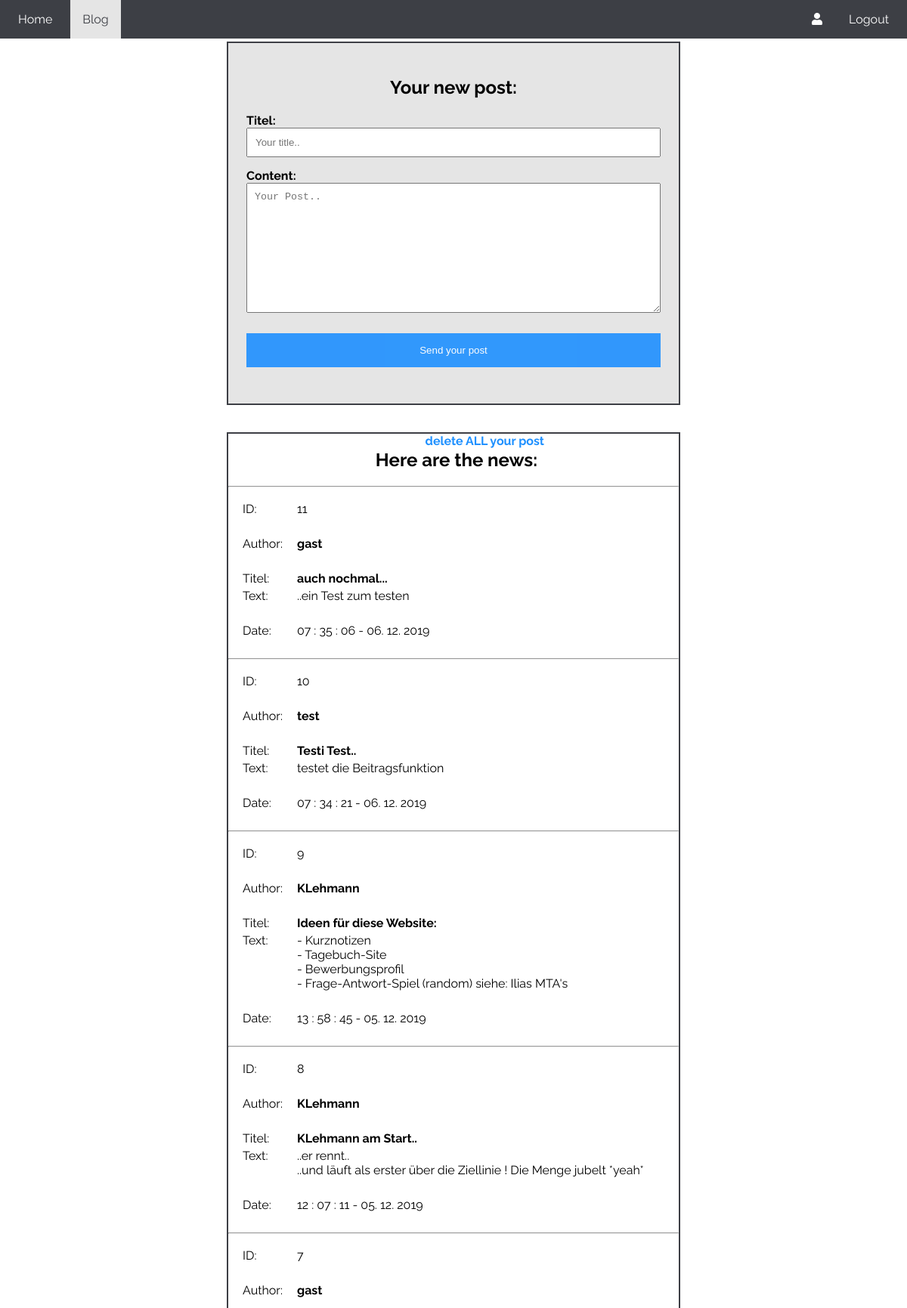
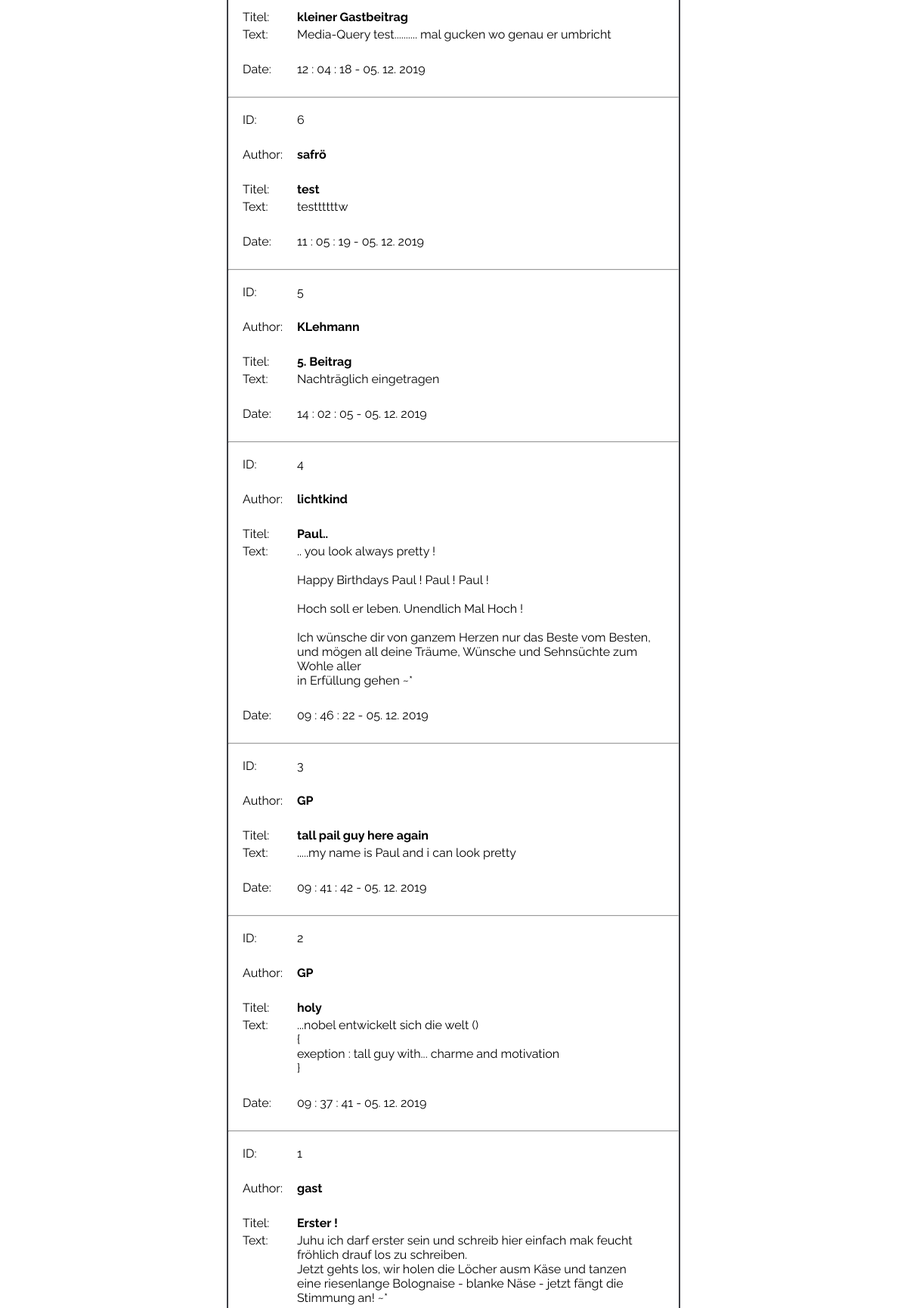
Screenshot of /blog.php (upper part) with the database file from the repository (2 pictures, top to bottom).
### tables this page shows
CREATE TABLE `qf1x_blog` (
  `bid` int(10) UNSIGNED NOT NULL,
  `titel` varchar(100) NOT NULL,
  `created` timestamp NOT NULL DEFAULT CURRENT_TIMESTAMP ON UPDATE CURRENT_TIMESTAMP,
  `content` varchar(500) NOT NULL,
  `author` int(11) UNSIGNED NOT NULL
);

CREATE TABLE `qf1x_users` (
  `uid` int(10) UNSIGNED NOT NULL,
  `fname` varchar(60) NOT NULL,
  `lname` varchar(60) NOT NULL,
  `email` varchar(255) NOT NULL,
  `uname` varchar(60) NOT NULL,
  `pswd` varchar(255) NOT NULL,
  `rdate` timestamp NOT NULL DEFAULT CURRENT_TIMESTAMP,
  `uip` varchar(15) NOT NULL
);

### src/includes/dbparms.php (called while the page is built)
<?php
	$dbms = "mysql";
	$host = "localhost";
	$port = "3306";
	$dbname = "v001db";
	$username = "klehmann";
	$password = "comhard1";
?>

### src/classes/class.db.php (called while the page is built, shortened)
<?php
class Db{
	private $db;
	function __construct($dbms, $host, $port, $dbname, $username, $password) {
		$this -> options = [ PDO::ATTR_DEFAULT_FETCH_MODE => PDO::FETCH_ASSOC,
							 PDO::ATTR_CURSOR => PDO::CURSOR_SCROLL ];
		$this -> db = new PDO($dbms . ':host=' . $host
										. ';port=' . $port
										. ';dbname=' . $dbname,
										$username, $password,
										$this -> options);
		$this -> db -> query('SET NAMES utf8');
	}
	function selectDb($selection, $where){
		$this -> sql = 'SELECT ' . $selection . ' FROM qf1x_users ' . $where;
		$this -> statement = $this -> db -> prepare($this -> sql);
		$this -> statement -> execute();
		$this -> data = $this -> statement -> fetchAll();
		return $this -> data;
	}
	function selectDbBlog(){
		$this -> sql = 'SELECT * FROM qf1x_blog JOIN qf1x_users ON uid = author ORDER BY bid DESC;';
		$this -> statement = $this -> db -> prepare($this -> sql);
		$this -> statement -> execute();
		$this -> data = $this -> statement -> fetchAll();
		return $this -> data;
	}
}

### blog.php (the view, shortened to what this page needs)
<?php
	require('src/classes/class.db.php');
	require('src/includes/dbparms.php');
	function clean($userInput, $encoding = 'UTF-8') {
		return htmlspecialchars(
			strip_tags($userInput),
			ENT_QUOTES | ENT_HTML5,
			$encoding
		);
	}
	$db = new Db($dbms, $host, $port, $dbname, $username, $password);
	$sel = $db->selectDbBlog();
	$sel1 = $db->selectDb('uid, uname', 'WHERE uname = "' . $_COOKIE['uname'] . '"');
?>
<!DOCTYPE html>
<html lang="de">
	<head>
		<link rel="stylesheet" type="text/css" href="src/css/styles.css">
		<link rel="stylesheet" type="text/css" href="src/fontawesome/css/all.css">
	</head>
	<body>
		<nav id="topnav">
			<ul>
				<li>
					<a href="index.php">Home</a>
				</li>
				<li>
					<a href="blog.php" class="active">Blog</a>
				</li>
				<li>
					<a href="account.php" class="right" id="account"><span class="fa fa-user"></span> <?= $_COOKIE['uname']; ?></a>
				</li>
				<li>
					<a href="logout.php" class="right">Logout</a>
				</li>
			</ul>
		</nav>
		<br>
		<main class="main">
			<form method="post" action="userblog.php">
				<h2>Your new post:</h2>
				<p>
					<div class="input-container-account">
						<label for="blogtitel" class="container-acc"><b>Titel:</b></label>
							<input class="input-field" type="text" placeholder="Your title.."
								   name="blogtitel" id="blogtitel" required>
					</div>
					<div class="input-container-account">
						<label for="blogcontent" class="container-acc"><b>Content:</b></label>
							<textarea class="input-field" placeholder="Your Post.."
								      name="blogcontent" id="blogcontent" rows="10" cols="5" wrap="physical" required></textarea>
					</div>
					<button type="submit" class="registerbtn">Send your post</button>
				</p>
			</form>
		</main>
		<main class="main">
			<?php
				if ( $_COOKIE['uname'] == $sel1[0]['uname'] ) { ?>
					<a href="userblog.php?uid=<?= $sel1[0]['uid'] ?>"
					   class="del-post" title="Close Modal"> delete ALL your post
					</a>
			<?php } ?>
			<h2>Here are the news:</h2>
			<?php foreach ( $sel as $key ) {  ?>
			<table>
			<hr>
				<tr>
					<td>ID: </td>
					<td><?= $key['bid'] ?></td>
				</tr>
				<tr>
					<td><br></td>
				</tr>
				<tr>
					<td>Author: </td>
					<td><b><?= $key['uname'] ?></b></td>
				</tr>
				<tr>
					<td><br></td>
				</tr>
				<tr>
					<td>Titel: </td>
					<td><b><?= $key['titel'] ?></b></td>
				</tr>
				<tr>
					<td>Text: </td>
					<td><?= nl2br(clean($key['content'])) ?></td>
				</tr>
				<tr>
					<td><br></td>
				</tr>
				<tr>
					<td>Date: </td>
					<td><?= date('H : i : s  -  d. m. Y' , strtotime($key['created']) ) ?></td>
				</tr>
			</table>
			<?php }  ?>
		</main>
	</body>
</html>

### src/css/styles.css (style rules this page uses)
* { box-sizing: border-box; }
body { margin: 0px; font-family: 'Raleway', 'Lato', 'Helvetica Neue', 'Arial', sans-serif; font-size: 16px; }
h2 { text-align: center; }
.active { background-color: #E5E5E5; height: 100%; padding: 1rem; top: 0; }
.active { color: #3D3F45 !important; }
.main { text-align: left; z-index: 0; width: 50%; margin: 3% auto; border: 2px solid #3D3F45; }
.main > h2 { text-align: center; padding-left: .5rem; }
.right { right: 0.5rem; position: absolute; top: 0; }
.right#account { right: 6rem; position: absolute; top: 0; }
hr { margin-bottom: 0; }
table { padding: 1rem; }
td { padding-right: 1rem; vertical-align: top; }
#topnav { z-index: 10; left: 0; top: 0; position: fixed; background-color: #3D3F45; width: 100%; }
#topnav > ul { display: flex; list-style-type: none; padding-left: 0; }
#topnav > ul > li { margin-left: .5rem; }
#topnav > ul > li > a { color: #FFF; text-decoration: none; padding: 1rem; }
#topnav > ul > li > a:link { color: #FFF; }
.del-post, .del-post:visited { position: absolute; right: 30rem; color: dodgerblue; font-size: 1rem; font-weight: bold; text-decoration: none; }
.input-container-account { width: 100%; margin-bottom: 15px; }
.container-acc { padding: 0; }
form { padding: 1.5em; background-color: #E5E5E5; }
.input-field { width: 100%; padding: 10px; outline: none; }
button { color: white; padding: 14px 20px; margin: 8px 0; border: none; cursor: pointer; width: 100%; }
.registerbtn { background-color: dodgerblue; color: white; padding: 15px 20px; border: none; cursor: pointer; width: 100%; opacity: 0.9; }

### rows the page displays
qf1x_blog: bid "11", author.uname "gast", titel "auch nochmal...", content "..ein Test zum testen", created "07 : 35 : 06 - 06. 12. 2019"
qf1x_blog: bid "10", author.uname "test", titel "Testi Test..", content "testet die Beitragsfunktion", created "07 : 34 : 21 - 06. 12. 2019"
qf1x_blog: bid "9", author.uname "KLehmann", titel "Ideen für diese Website:", content "- Kurznotizen - Tagebuch-Site - Bewerbungsprofil - Frage-Antwort-Spiel (random) siehe: Ilias MTA's", created "13 : 58 : 45 - 05. 12. 2019"
qf1x_blog: bid "8", author.uname "KLehmann", titel "KLehmann am Start..", content "..er rennt.. ..und läuft als erster über die Ziellinie ! Die Menge jubelt *yeah*", created "12 : 07 : 11 - 05. 12. 2019"
qf1x_blog: bid "7", author.uname "gast", titel "kleiner Gastbeitrag", content "Media-Query test.......... mal gucken wo genau er umbricht", created "12 : 04 : 18 - 05. 12. 2019"
qf1x_blog: bid "6", author.uname "safrö", titel "test", content "testtttttw", created "11 : 05 : 19 - 05. 12. 2019"
qf1x_blog: bid "5", author.uname "KLehmann", titel "5. Beitrag", content "Nachträglich eingetragen", created "14 : 02 : 05 - 05. 12. 2019"
qf1x_blog: bid "4", author.uname "lichtkind", titel "Paul..", content ".. you look always pretty ! Happy Birthdays Paul ! Paul ! Paul ! Hoch soll er leben. Unendlich Mal Hoch ! Ich wünsche dir von ganzem Herzen nur das Beste vom Besten, und mögen all deine Träume, Wünsche und Sehnsüchte zum Wohle aller in Erfüllung gehen ~*", created "09 : 46 : 22 - 05. 12. 2019"
qf1x_blog: bid "3", author.uname "GP", titel "tall pail guy here again", content ".....my name is Paul and i can look pretty", created "09 : 41 : 42 - 05. 12. 2019"
qf1x_blog: bid "2", author.uname "GP", titel "holy", content "...nobel entwickelt sich die welt () { exeption : tall guy with... charme and motivation }", created "09 : 37 : 41 - 05. 12. 2019"
qf1x_blog: bid "1", author.uname "gast", titel "Erster !", content "Juhu ich darf erster sein und schreib hier einfach mak feucht fröhlich drauf los zu schreiben. Jetzt gehts los, wir holen die Löcher ausm Käse und tanzen eine riesenlange Bolognaise - blanke Näse - jetzt fängt die Stimmung an! ~*"
